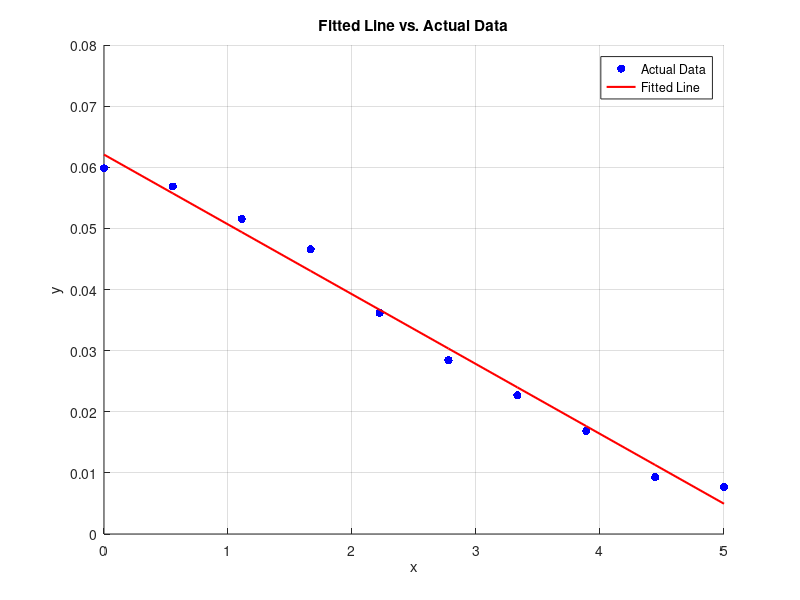
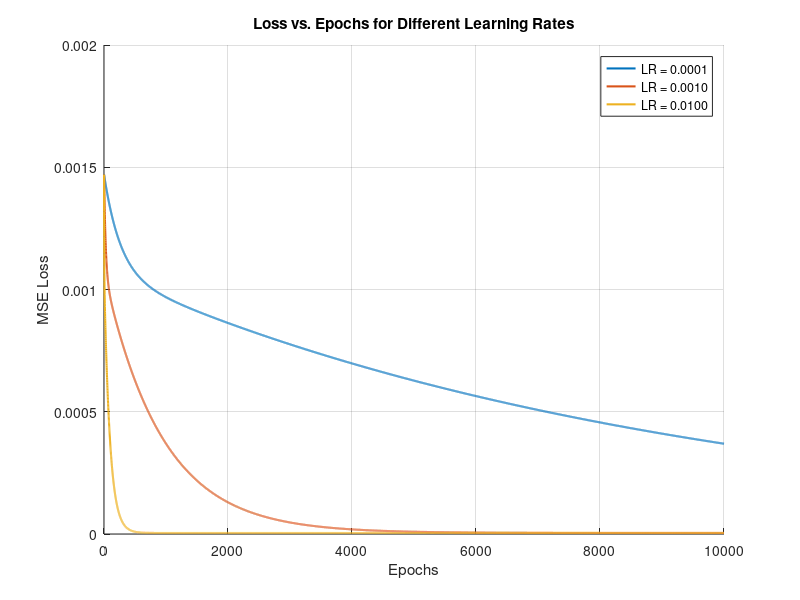
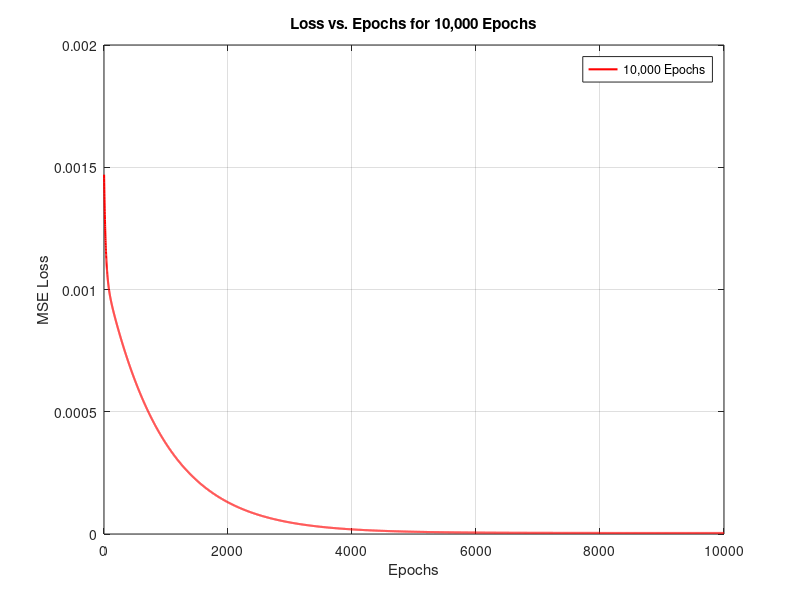

These figures' MATLAB source, in order:
clear; close all; clc;

% Generate Data
rng(42); % Seed for reproducibility
x_generated = linspace(0, 5, 10);
n_true = 0.06;
a_true = 0.25;
m_true = 0.57;
b_true = 0.11;
noise = 0.001 * randn(size(x_generated));
y_generated = n_true * exp(-a_true * (m_true * x_generated + b_true).^2) + noise;

% Define Learning Rates and Epochs for Experiments
learning_rates = [0.0001, 0.001, 0.01]; % Learning rates to test
N = length(x_generated); % Number of data points

% Initialize storage for loss histories and final parameters
loss_histories_lr = cell(length(learning_rates), 1);
final_parameters_lr = zeros(length(learning_rates), 2); % [m, b]

%% Vary Learning Rates
for lr_idx = 1:length(learning_rates)
    learning_rate = learning_rates(lr_idx);

    % Initialize Parameters
    m = 0; 
    b = 0; 
    epochs = 10000; 
    loss_history = zeros(epochs, 1);

    % Gradient Descent
    for epoch = 1:epochs
        % Compute predictions
        y_pred = m * x_generated + b;

        % Compute gradients
        dL_dm = (-2 / N) * sum(x_generated .* (y_generated - y_pred));
        dL_db = (-2 / N) * sum(y_generated - y_pred);

        % Update parameters
        m = m - learning_rate * dL_dm;
        b = b - learning_rate * dL_db;

        % Compute loss (MSE)
        loss = mean((y_generated - y_pred).^2);
        loss_history(epoch) = loss;
    end

    % Store results
    loss_histories_lr{lr_idx} = loss_history;
    final_parameters_lr(lr_idx, :) = [m, b];
end

%% Vary Epochs 
learning_rate = 0.001;

% Initialize Parameters
m = 0; % Initial guess for slope
b = 0; % Initial guess for intercept
loss_history = zeros(epochs, 1);

% Gradient Descent
for epoch = 1:epochs
    % Compute predictions
    y_pred = m * x_generated + b;

    % Compute gradients
    dL_dm = (-2 / N) * sum(x_generated .* (y_generated - y_pred));
    dL_db = (-2 / N) * sum(y_generated - y_pred);

    % Update parameters
    m = m - learning_rate * dL_dm;
    b = b - learning_rate * dL_db;

    % Compute loss (MSE)
    loss = mean((y_generated - y_pred).^2);
    loss_history(epoch) = loss;
end

% Store results
loss_history_epochs = loss_history;
final_parameters_epochs = [m, b];

%% Plot Results

% Plot 1: Fitted Line vs. Actual Data
figure()
scatter(x_generated, y_generated, 'b', 'filled', 'DisplayName', 'Actual Data');
hold on
m = final_parameters_lr(2, 1);
b = final_parameters_lr(2, 2);
plot(x_generated, m * x_generated + b, 'r', 'LineWidth', 1.5, 'DisplayName', 'Fitted Line');
title('Fitted Line vs. Actual Data')
xlabel('x')
ylabel('y')
legend('show')
grid on

% Plot 2: Loss vs. Epochs for Different Learning Rates
figure()
hold on
for lr_idx = 1:length(learning_rates)
    plot(loss_histories_lr{lr_idx}, 'LineWidth', 1.5,'DisplayName', sprintf('LR = %.4f', learning_rates(lr_idx)));
end
title('Loss vs. Epochs for Different Learning Rates')
xlabel('Epochs')
ylabel('MSE Loss')
legend('show')
grid on

% Plot 3: Loss vs. Epochs for the Largest Epoch Configuration
figure()
plot(1:epochs, loss_history_epochs, 'r', 'LineWidth', 1.5, 'DisplayName', '10,000 Epochs');
title('Loss vs. Epochs for 10,000 Epochs');
xlabel('Epochs')
ylabel('MSE Loss')
legend('show')
grid on

% Display Final Parameters
fprintf('Final Parameters for Learning Rate Experiment:\n');
for lr_idx = 1:length(learning_rates)
    fprintf('LR = %.4f: m = %.6f, b = %.6f\n', learning_rates(lr_idx), ...
        final_parameters_lr(lr_idx, 1), final_parameters_lr(lr_idx, 2));
end
fprintf('\nFinal Parameters for Epoch Experiment:\n');
fprintf('m = %.6f, b = %.6f\n', final_parameters_epochs(1), final_parameters_epochs(2));
